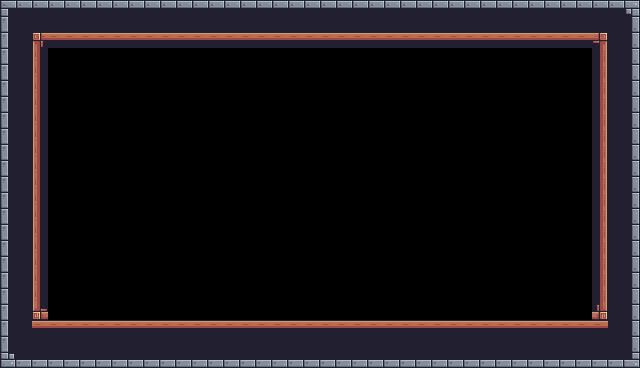

Tiled map render using the project's own tile images. Description and the whole map definition, tile-layer contents included, below:
An orthogonal 40x23 tile map with 16x16 px tiles, 1 tile layer (Tile Layer 1) and 1 object.

<map version="1.10" tiledversion="1.11.0" orientation="orthogonal" renderorder="right-down" width="40" height="23" tilewidth="16" tileheight="16" infinite="0" nextlayerid="3" nextobjectid="2">
 <tileset firstgid="1" source="Pixel Adventure.tsx" />
 <layer id="1" name="Tile Layer 1" width="40" height="23">
  <data encoding="csv">
1,2,2,2,2,2,2,2,2,2,2,2,2,2,2,2,2,2,2,2,2,2,2,2,2,2,2,2,2,2,2,2,2,2,2,2,2,2,2,3,
23,24,24,24,24,24,24,24,24,24,24,24,24,24,24,24,24,24,24,24,24,24,24,24,24,24,24,24,24,24,24,24,24,24,24,24,24,24,24,25,
23,24,89,90,90,90,90,90,90,90,90,90,90,90,90,90,90,90,90,90,90,90,90,90,90,90,90,90,90,90,90,90,90,90,90,90,90,91,24,25,
23,24,111,0,0,0,0,0,0,0,0,0,0,0,0,0,0,0,0,0,0,0,0,0,0,0,0,0,0,0,0,0,0,0,0,0,0,113,24,25,
23,24,111,0,0,0,0,0,0,0,0,0,0,0,0,0,0,0,0,0,0,0,0,0,0,0,0,0,0,0,0,0,0,0,0,0,0,113,24,25,
23,24,111,0,0,0,0,0,0,0,0,0,0,0,0,0,0,0,0,0,0,0,0,0,0,0,0,0,0,0,0,0,0,0,0,0,0,113,24,25,
23,24,111,0,0,0,0,0,0,0,0,0,0,0,0,0,0,0,0,0,0,0,0,0,0,0,0,0,0,0,0,0,0,0,0,0,0,113,24,25,
23,24,111,0,0,0,0,0,0,0,0,0,0,0,0,0,0,0,0,0,0,0,0,0,0,0,0,0,0,0,0,0,0,0,0,0,0,113,24,25,
23,24,111,0,0,0,0,0,0,0,0,0,0,0,0,0,0,0,0,0,0,0,0,0,0,0,0,0,0,0,0,0,0,0,0,0,0,113,24,25,
23,24,111,0,0,0,0,0,0,0,0,0,0,0,0,0,0,0,0,0,0,0,0,0,0,0,0,0,0,0,0,0,0,0,0,0,0,113,24,25,
23,24,111,0,0,0,0,0,0,0,0,0,0,0,0,0,0,0,0,0,0,0,0,0,0,0,0,0,0,0,0,0,0,0,0,0,0,113,24,25,
23,24,111,0,0,0,0,0,0,0,0,0,0,0,0,0,0,0,0,0,0,0,0,0,0,0,0,0,0,0,0,0,0,0,0,0,0,113,24,25,
23,24,111,0,0,0,0,0,0,0,0,0,0,0,0,0,0,0,0,0,0,0,0,0,0,0,0,0,0,0,0,0,0,0,0,0,0,113,24,25,
23,24,111,0,0,0,0,0,0,0,0,0,0,0,0,0,0,0,0,0,0,0,0,0,0,0,0,0,0,0,0,0,0,0,0,0,0,113,24,25,
23,24,111,0,0,0,0,0,0,0,0,0,0,0,0,0,0,0,0,0,0,0,0,0,0,0,0,0,0,0,0,0,0,0,0,0,0,113,24,25,
23,24,111,0,0,0,0,0,0,0,0,0,0,0,0,0,0,0,0,0,0,0,0,0,0,0,0,0,0,0,0,0,0,0,0,0,0,113,24,25,
23,24,111,0,0,0,0,0,0,0,0,0,0,0,0,0,0,0,0,0,0,0,0,0,0,0,0,0,0,0,0,0,0,0,0,0,0,113,24,25,
23,24,111,0,0,0,0,0,0,0,0,0,0,0,0,0,0,0,0,0,0,0,0,0,0,0,0,0,0,0,0,0,0,0,0,0,0,113,24,25,
23,24,111,0,0,0,0,0,0,0,0,0,0,0,0,0,0,0,0,0,0,0,0,0,0,0,0,0,0,0,0,0,0,0,0,0,0,113,24,25,
23,24,133,0,0,0,0,0,0,0,0,0,0,0,0,0,0,0,0,0,0,0,0,0,0,0,0,0,0,0,0,0,0,0,0,0,0,135,24,25,
23,24,90,90,90,90,90,90,90,90,90,90,90,90,90,90,90,90,90,90,90,90,90,90,90,90,90,90,90,90,90,90,90,90,90,90,90,90,24,25,
23,24,24,24,24,24,24,24,24,24,24,24,24,24,24,24,24,24,24,24,24,24,24,24,24,24,24,24,24,24,24,24,24,24,24,24,24,24,24,25,
45,46,46,46,46,46,46,46,46,46,46,46,46,46,46,46,46,46,46,46,46,46,46,46,46,46,46,46,46,46,46,46,46,46,46,46,46,46,46,47
</data>
 </layer>
 <objectgroup id="2" name="Object Layer 1">
  <object id="1" x="271.849" y="173.098" width="135.896" height="18.8438">
   <text wrap="1">Cuzinho hoje?</text>
  </object>
 </objectgroup>
</map>
